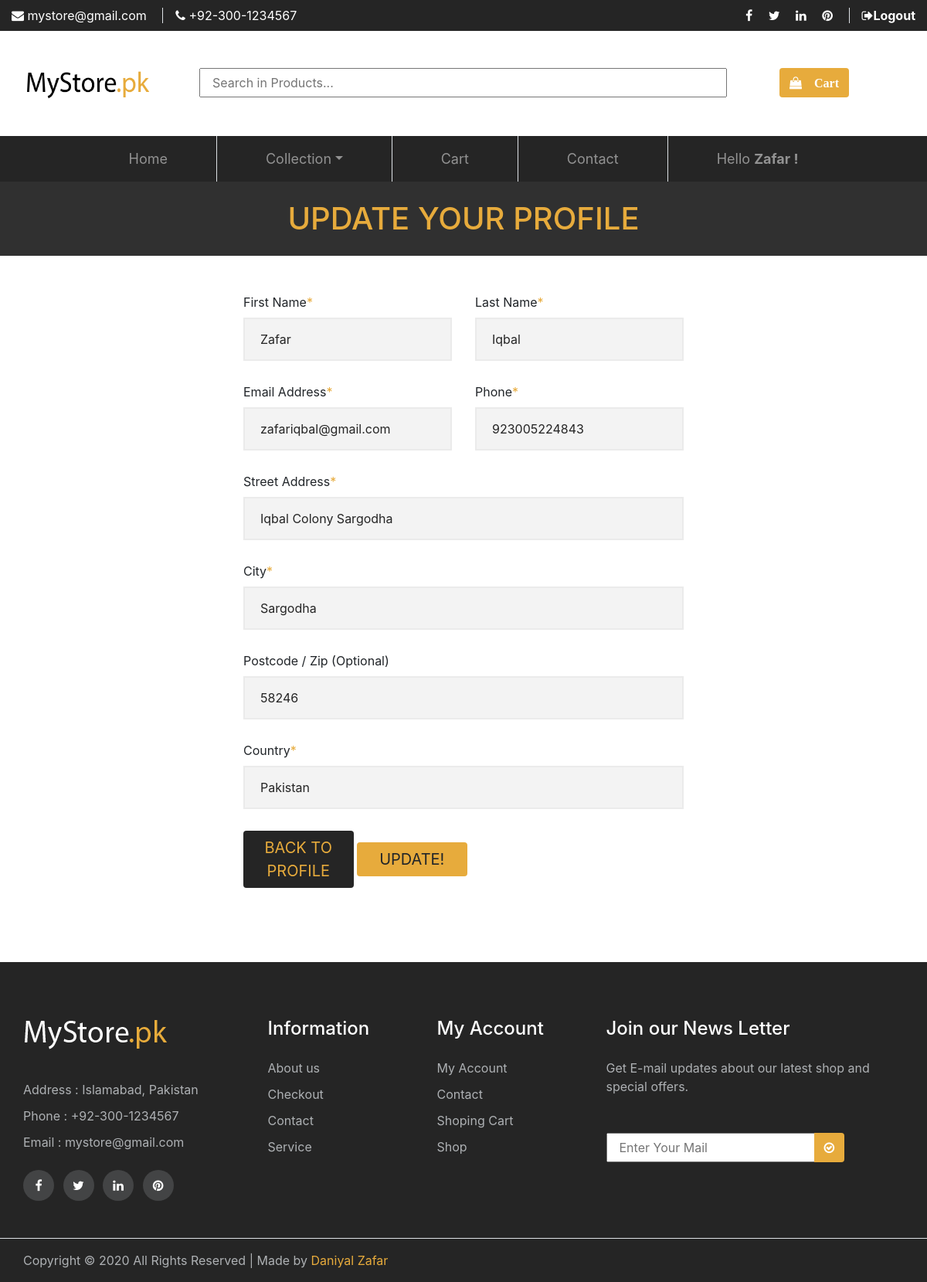
/update_profile.php (signed in), run on the app's committed database.
### tables this page shows
CREATE TABLE `customer` (
  `cid` int(11) NOT NULL,
  `cfname` varchar(20) NOT NULL,
  `clname` varchar(20) NOT NULL,
  `cemail` varchar(50) NOT NULL,
  `cphone` bigint(13) NOT NULL,
  `caddress` varchar(100) NOT NULL,
  `ccity` varchar(20) NOT NULL,
  `czip` int(5) NOT NULL,
  `ccountry` varchar(20) NOT NULL,
  `cpassword` varchar(1000) NOT NULL
);

### update_profile.php (the view, shortened to what this page needs)
<!DOCTYPE html>
<html lang="en">
<head>
    <?php include_once "./links.php" ?>
</head>
<body>
    <?php include_once "./header.php" ?>
    <section class="page-title">
        <div class="container">
            <div class="row">
                <div class="col my-4 text-center">
                    <h3 class="secondary-color d-inline">UPDATE YOUR PROFILE</h3>
                </div>
            </div>
        </div>
    </section>
    <section class="register">
        <div class="container-fluid">
            <?php
            include 'config.php';
            $customerid="";
            if(isset($_SESSION["customer_id"])){
                $customerid = $_SESSION["customer_id"];
            }
            $sql = "SELECT * FROM customer WHERE cid = {$customerid}";
            $result = mysqli_query($conn, $sql) or die("Query Unsuccessful !");
            if (mysqli_num_rows($result) > 0) {
                while ($row = mysqli_fetch_assoc($result)) {
            ?>
            <form action="saveupdateCustomer.php" id="updateform" onsubmit="return validateUpdateRegister()" class="form register" method="POST">
                <div class="row mb-5 justify-content-center">
                    <div class="col-6">
                        <div class="row pt-5 mb-1">
                            <div class="col-6 form-field">
                                <label for="first">First Name<span>*</span></label>
                                <input class="form-input" type="text" name="cfname" id="ufirst" value="<?php echo $row['cfname']; ?>">
                            </div>
                            <div class="col-6 form-field">
                                <label for="last">Last Name<span>*</span></label>
                                <input class="form-input" type="text" name="clname" id="ulast" value="<?php echo $row['clname']; ?>">
                            </div>
                        </div>
                        <div class="row my-1">
                            <div class="col-6 form-field">
                                <label for="registerEmail">Email Address<span>*</span></label>
                                <input class="form-input" type="text" name="cemail" id="uregisterEmail" disabled value="<?php echo $row['cemail']; ?>">
                            </div>
                            <div class="col-6 form-field">
                                <label for="phone">Phone<span>*</span></label>
                                <input class="form-input" type="number" name="cphone" id="uphone" value="<?php echo $row['cphone']; ?>">
                            </div>
                        </div>
                        <div class="row my-1">
                            <div class="col-12 form-field">
                                <label for="add">Street Address<span>*</span></label>
                                <input class="form-input" type="text" name="caddress" id="uadd" value="<?php echo $row['caddress']; ?>">
                            </div>
                        </div>
                        <div class="row my-1">
                            <div class="col-12 form-field">
                                <label for="city">City<span>*</span></label>
                                <input class="form-input" type="text" name="ccity" id="ucity" value="<?php echo $row['ccity']; ?>">
                            </div>
                        </div>
                        <div class="row my-1">
                            <div class="col-12 form-field">
                                <label for="code">Postcode / Zip (Optional)</label>
                                <input class="form-input" type="text" name="czip" id="ucode" value="<?php echo $row['czip']; ?>">
                            </div>
                        </div>
                        <div class="row my-1">
                            <div class="col-12 form-field">
                                <label for="country">Country<span>*</span></label>
                                <input class="form-input" type="text" name="ccountry" id="ucountry" value="<?php echo $row['ccountry']; ?>">
                            </div>
                        </div>
                        <div class="row mb-5">
                            <div class="col-12">
                                <a href="profile_customer.php" class="btn primary-bg-color secondary-color deal-btn w-25">BACK TO PROFILE</a>
                                <input type="submit" id="update_customer" value="UPDATE!" class="btn secondary-bg-color deal-btn w-25">
                            </div>
                        </div>
                    </div>
                </div>
            </form>
            <?php
                }
            }
            ?>
        </div>
    </section>
    <?php include_once "./footer.php" ?>
</body>
</html>

### style.css (style rules this page uses)
html,body { margin: 0px; padding: 0px; height: 100%; }
.primary-bg-color { background-color: #252525; }
.secondary-color { color: #e7ab3c; }
.secondary-bg-color { background-color: #e7ab3c; }
.deal-btn { transition: 0.3s; font-size: 20px; }
.page-title { background-color: #303030; }
.page-title h3 { font-size: 40px; }
.login-btn .login, .form-input { color: #252525; font-size: 16px; border: 2px solid #ebebeb; padding: 14px 20px; background: #f3f3f3; width: 100%; }
.form span { color: #e7ab3c; }
.form-field span { color: #e7ab3c; }
.form-field { position: relative; }

### data on the page
customer: cfname "Zafar", clname "Iqbal", cemail "zafariqbal@gmail.com", cphone "923005224843", caddress "Iqbal Colony Sargodha", ccity "Sargodha", czip "58246", ccountry "Pakistan"

### other printed values
$_SESSION["name"] "Zafar"
